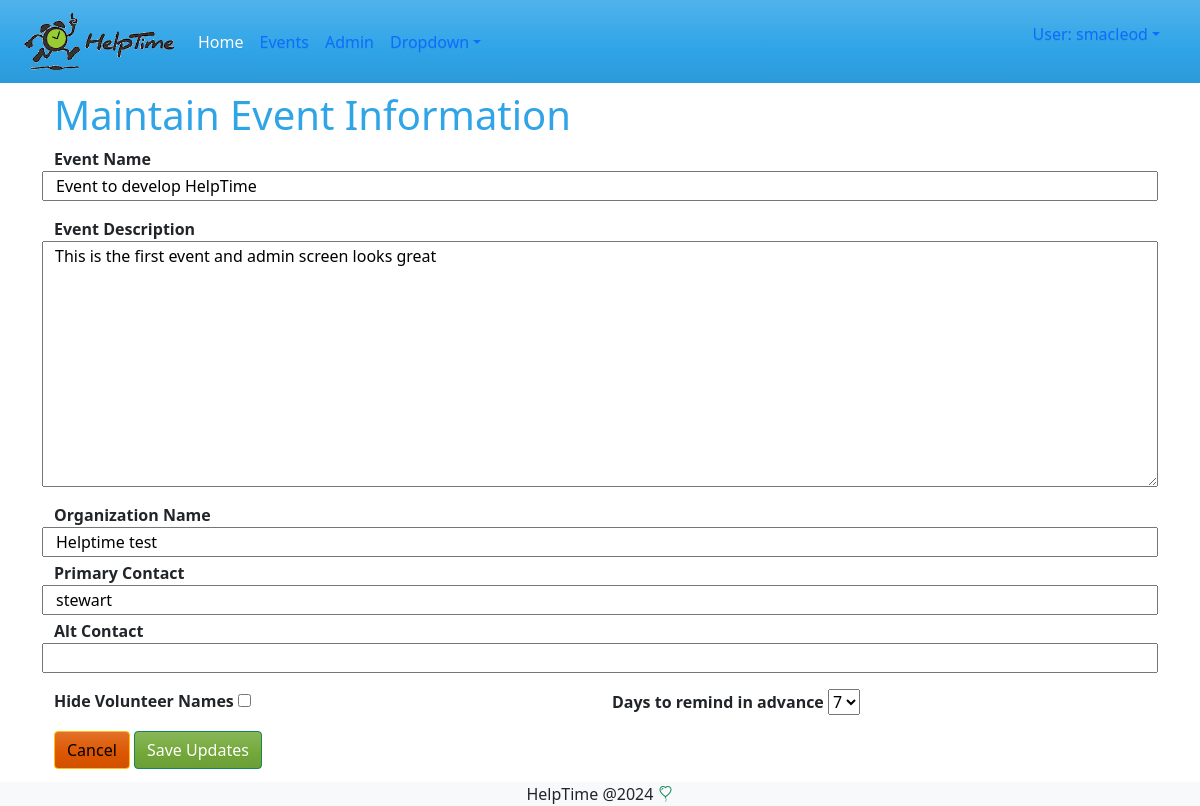
Page /events/eventupdate/1 (signed in) on the earlier database version.
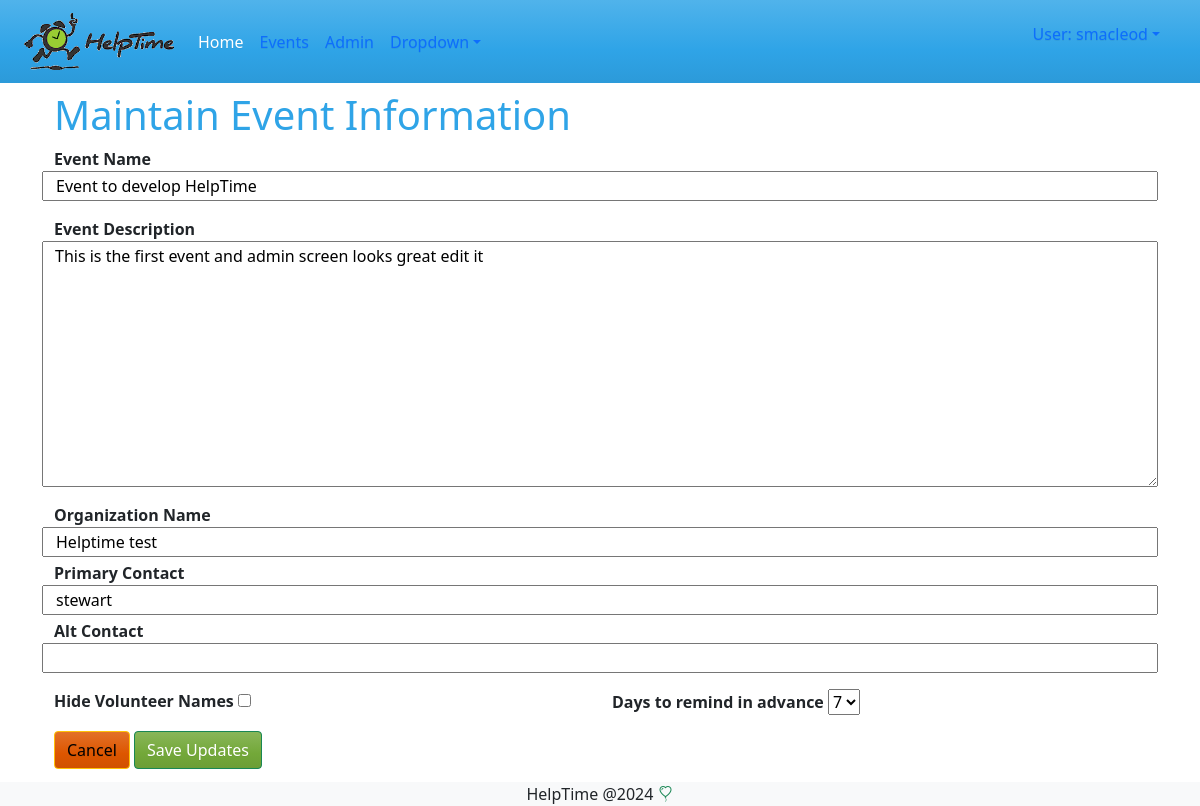
Same page on the later database version.
### events/models.py (models this page shows, shortened)
class Event(models.Model):
    reminder_days_choice = models.TextChoices('days', '1 2 3 4 5 6 7')
    name = models.CharField(max_length=200, verbose_name='Event Name' )
    description = models.TextField(max_length=200, verbose_name='Event Description', blank=True)
    organization = models.CharField(max_length=100, verbose_name='Organization Name', blank=True )
    primery_contact = models.CharField(max_length=100, verbose_name='Primary Contact', blank=True)
    alternate_contact = models.CharField(max_length=100, verbose_name='Alt Contact', blank=True)
    hide_names = models.BooleanField(default=False, verbose_name='Hide Volunteer Names', blank=True)
    reminder_days = models.CharField(max_length=5, choices=reminder_days_choice, verbose_name='Days to remind in advance', default=7)
    created_by = models.ForeignKey(User, on_delete=models.SET_NULL, null=True, blank=True)
    created_at = models.DateTimeField(auto_now_add=True, null=True, blank=True)
    updated_at = models.DateTimeField(auto_now=True, blank=True, null=True)

### events/views.py (the view, shortened to what this page needs)
# urls.py: path("eventupdate/<int:pk>", views.eventupdate, name="eventupdate"),
@login_required  #forces a login can we add other text
def eventupdate(request, pk):
    event = Event.objects.get(id=pk)
    form = EventForm(instance=event)
    return render(request, 'events/eventupdate.html', {'form':form, 'event':event})

### events/forms.py
class EventForm(forms.ModelForm):
    class Meta:
        model = Event
        fields= '__all__'
        widgets = {
            'hide_names' :  forms.CheckboxInput(
                attrs={'class' : 'form-check_input'})
        }

### events/templates/events/eventupdate.html (shortened to what this page needs)
{% extends 'master.html' %}
{% block content %}
<h1> Maintain Event Information </h1>
<form method="POST" class="container-float">
    <fieldset>
        <div class="row">
            <strong>{{form.name.label}}</strong>
            {{ form.name}}
        </div>
        <div class="row mt-3">
            <strong>{{form.description.label}}</strong>
            {{ form.description}}
        </div>
        <div class="row mt-3">
            <strong>{{form.organization.label}}</strong>
            {{ form.organization}}
        </div>
        <div class="row mt-1">
            <strong>{{form.primery_contact.label}}</strong>
            {{ form.primery_contact}}
        </div>
        <div class="row mt-1">
            <strong>{{form.alternate_contact.label}}</strong>
            {{ form.alternate_contact}}
        </div>
        <div class="row mt-3">
            <div class="col-md-6 form-switch-input">
                <strong>{{form.hide_names.label}}</strong>
                {{ form.hide_names }}
            </div>
            <div class="col-md-6">
                <strong>{{form.reminder_days.label}}</strong>
                {{ form.reminder_days}}
            </div>
        </div>
    </fieldset>
    <div class="mt-3">
        <a href="{% url 'events:index' %}" class='float-right btn btn-warning pull-right'>Cancel</a>
        <input type="submit" value="Save Updates" class='float-right btn btn-success pull-right'>
    </div>
</form>
{% endblock %}

Differences in the rows shown:
changed Event "Event to develop HelpTime": description "This is the first event and admin screen looks great" → "This is the first event and admin screen looks great edit it"
